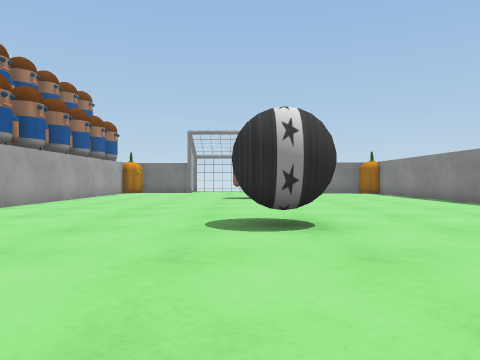
View 1 (above)

20 first-person views from a walk through a scene from a Unity 3-D project. The camera is 0.64 m above the floor, looks level and sees 70° across. The floor is counted in squares, 1 m on a side. Each view is taken from the middle of a square. On the plan, view 1 faces up. The plan holds only what a view shows up to about 10 squares ahead; the rest is blank. Some surface patterns are stand-ins.

View 2
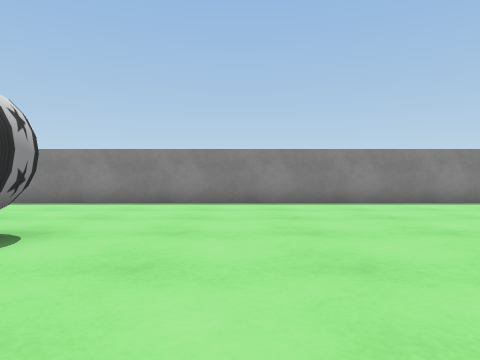

View 3
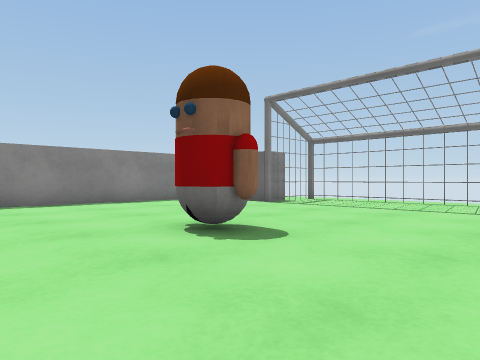

View 4
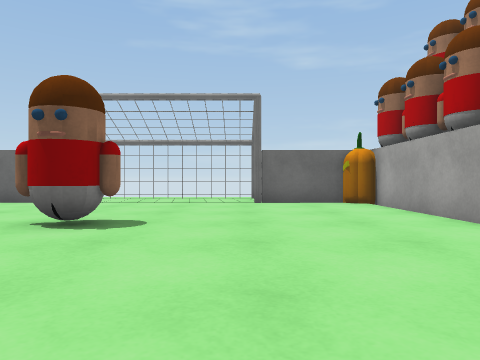

View 5
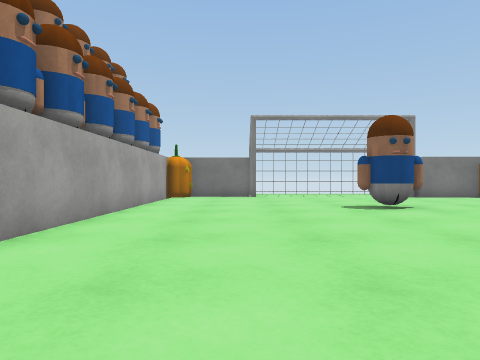

View 6
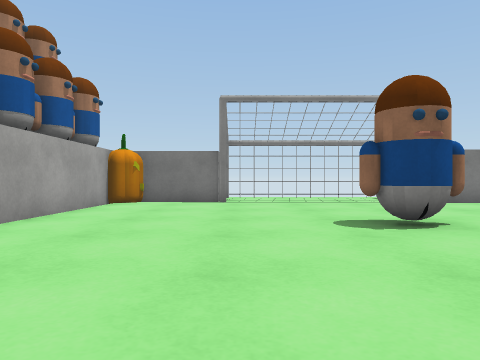

View 7
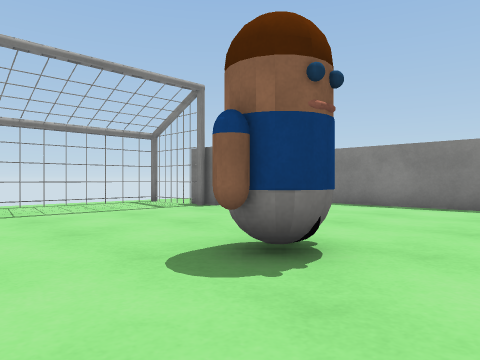

View 8
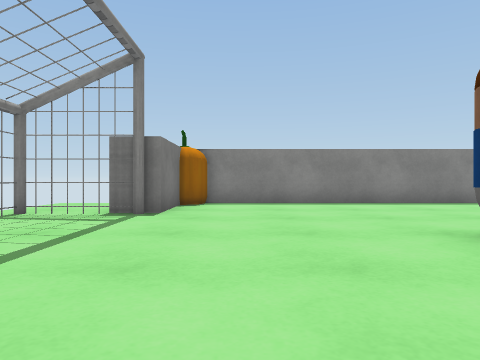

View 9
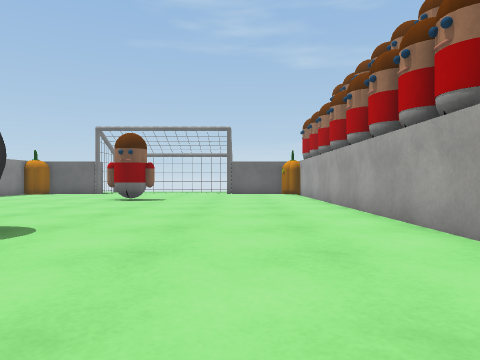

View 10
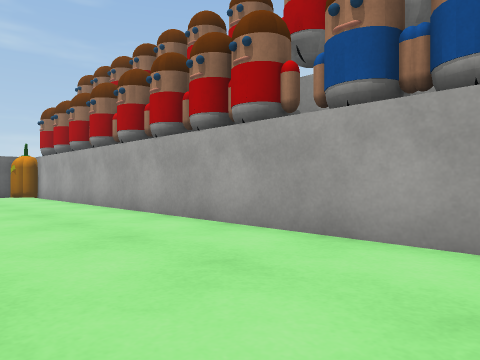

View 11
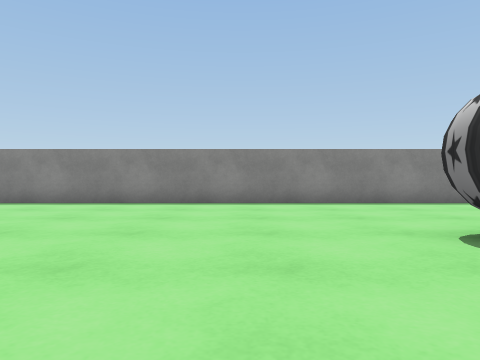

View 12
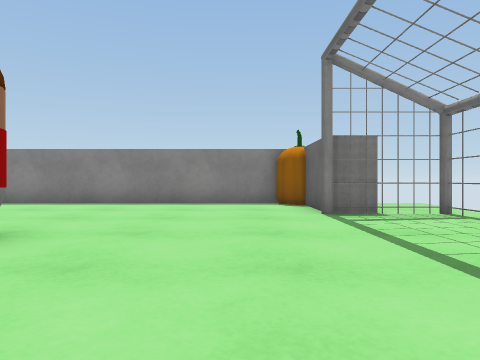

View 13
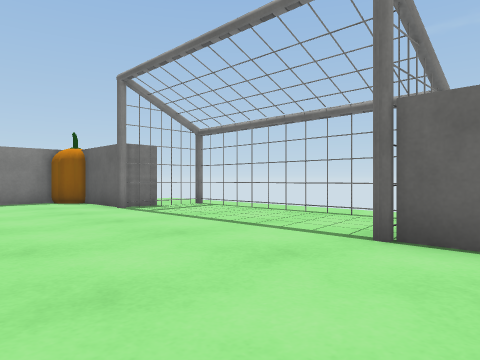

View 14
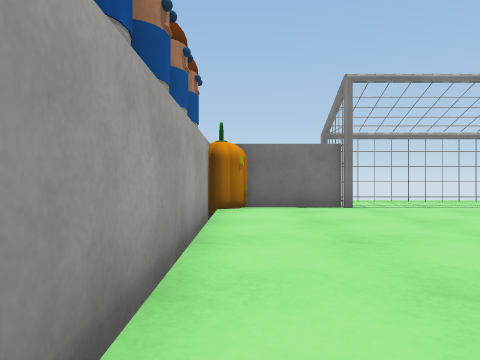

View 15
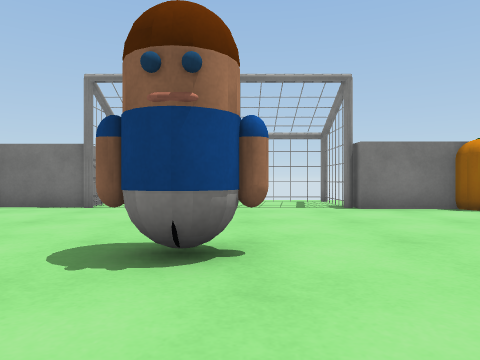

View 16
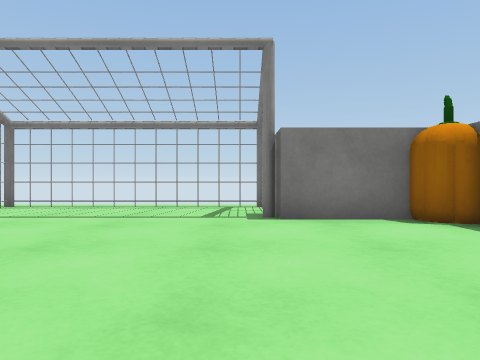

View 17
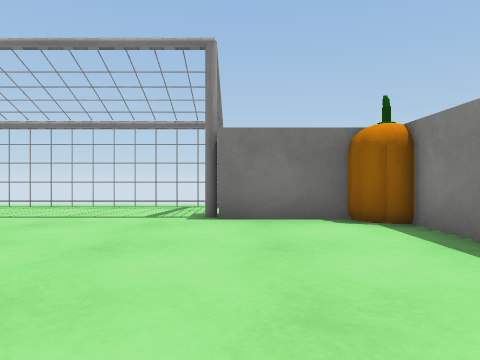

View 18
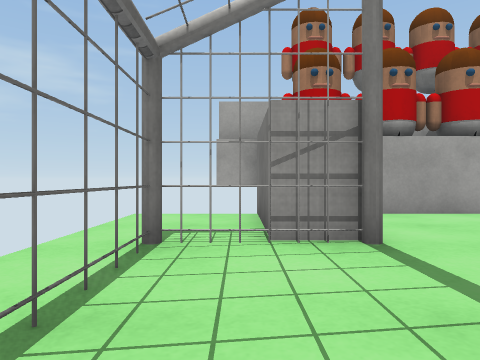

View 19
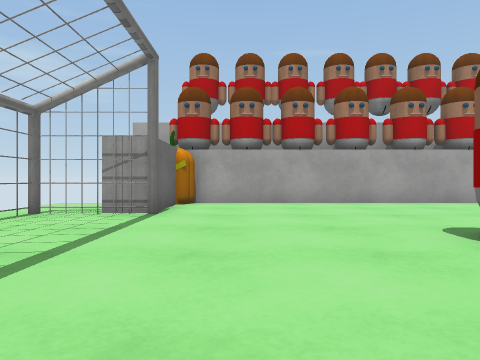

View 20
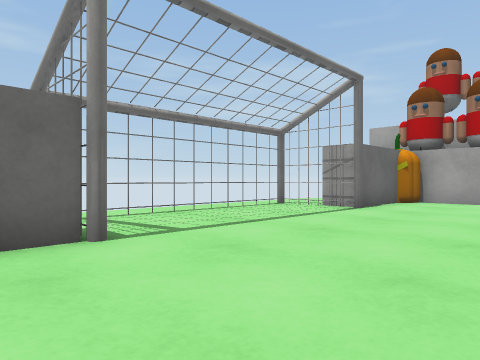

### Floor plan
Points are (right, up) in squares from view 1. A wall is a line through its corners. A room is listed if a view was taken in it or the views show most of it. See-through windows are left out.
Room 1 (views 1, 2, 3, 4, 5, 6, 7, 8, 9, 10, 11, 12, 13, 14, 15, 16, 17, 18, 19, 20)
walls: (-5.7, 5.6) (-5.7, 4.5); (-5.7, 1.6) (-5.7, 0.4); (-5.7, 8.5) (-5.7, 7.8); (-5.7, -0.4) (-5.7, -1.6); (-5.7, 11.5) (-5.7, 10.4); (-5.7, -3.4) (-5.7, -4.6); (-5.7, 14.5) (-5.7, 13.4); (-3.4, 17) (-4.5, 17); (4.4, -6.7) (5.4, -6.7); (-4.5, -6.7) (-3.4, -6.7); (6.5, -6.1) (6.5, 16); (5.9, 16.5) (4.4, 16.5); (-3.4, -7.7) (-5.6, -7.7)
objects: other object (-6, -6); other object (-6, -5); other object (-6, -3); other object (-6, -2); other object (-6, 2); other object (-6, 3); other object (-6, 4); other object (-6, 6); other object (-6, 7); other object (-6, 9); other object (-6, 10); other object (-6, 12); other object (-6, 13); other object (-6, 15); other object (-6, 16); other object (-5, -7); other object (-5, 17); cylinder (-3, -9); cylinder (-3, -8); cylinder (-3, -7); other object (-3, 17); other object (-3, 18); other object (-3, 19); cylinder (-2, -9); other object (-2, 19); cylinder (-1, -9); other object (-1, 19); other object (0, -9); other object (0, -2) to (1, -2); ball (0, 5) to (1, 6); other object (0, 12) to (1, 12); other object (0, 19); other object (1, -9); other object (1, 19); other object (2, -9); other object (2, 19); cylinder (3, -9); cylinder (3, 19); other object (4, -9); other object (4, -8); other object (4, -7); post (4, -6); post (4, 16); other object (4, 17); other object (4, 18); other object (4, 19); pumpkin (6, -7) to (6, -6); pumpkin (6, 16)

Positions as (right, up) in squares from view 1, and headings:
1: (0, 0), facing up
2: (-3, 2), facing right
3: (-3, 1), facing down-right
4: (-2, 3), facing down
5: (-3, 4), facing up
6: (-2, 7), facing up
7: (-2, 10), facing up-right
8: (-3, 15), facing right
9: (-3, 9), facing down
10: (-2, 8), facing down-left
11: (-3, 8), facing right
12: (-3, -5), facing right
13: (-4, -3), facing down-right
14: (-5, 9), facing up
15: (1, 9), facing up
16: (3, 11), facing up
17: (4, 11), facing up
18: (1, -8), facing left
19: (4, -5), facing left
20: (5, -3), facing down-left
